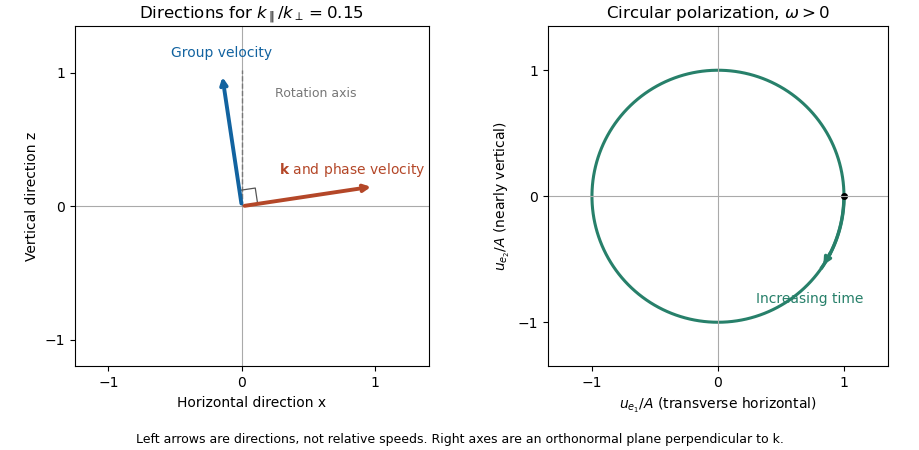

This figure's Python source:
"""Wave directions and velocity polarization; Python 3.14, NumPy and Matplotlib."""
from pathlib import Path
import matplotlib
matplotlib.use("Agg")
import matplotlib.pyplot as plt
import numpy as np


def main():
    epsilon=.15
    khat=np.array([1.,epsilon])/np.sqrt(1+epsilon**2)
    ghat=np.array([-epsilon,1.])/np.sqrt(1+epsilon**2)
    fig,axes=plt.subplots(1,2,figsize=(9.2,4.5),dpi=100,facecolor="white")
    left,right=axes
    left.axhline(0,color="#aaaaaa",lw=.8);left.axvline(0,color="#aaaaaa",lw=.8)
    for vec,color in [(khat,"#b44728"),(ghat,"#1263a0")]:
        left.annotate("",xy=vec,xytext=(0,0),arrowprops={"arrowstyle":"->","color":color,"lw":2.8})
    left.text(.28,.24,r"$\mathbf{k}$ and phase velocity",color="#b44728",fontsize=10)
    left.text(-.15,1.12,"Group velocity",ha="center",color="#1263a0",fontsize=10)
    left.plot([0,0],[0,1.02],"--",color="#777777",lw=1)
    left.text(.25,.82,"Rotation axis",rotation=0,color="#777777",fontsize=9)
    # A small square records the right angle between the two normalized directions.
    q=.12
    corner=np.array([q*khat,q*(khat+ghat),q*ghat])
    left.plot(corner[:,0],corner[:,1],color="#555555",lw=.9)
    left.set(xlim=(-1.25,1.4),ylim=(-1.2,1.35),xlabel="Horizontal direction x",ylabel="Vertical direction z",
             title=r"Directions for $k_\parallel/k_\perp=0.15$")
    left.set_aspect("equal");left.set_xticks([-1,0,1]);left.set_yticks([-1,0,1])
    theta=np.linspace(0,2*np.pi,501)
    right.plot(np.cos(theta),np.sin(theta),color="#27806a",lw=2.2)
    # At fixed position, positive frequency gives phase -omega*t and clockwise motion.
    angles=np.linspace(0,-.6,80)
    right.plot(np.cos(angles),np.sin(angles),color="#27806a",lw=2.5)
    right.annotate("",xy=(np.cos(-.6),np.sin(-.6)),xytext=(np.cos(-.45),np.sin(-.45)),
                   arrowprops={"arrowstyle":"->","color":"#27806a","lw":2.5})
    right.plot(1,0,"ko",ms=4)
    right.text(.73,-.85,"Increasing time",ha="center",fontsize=10,color="#27806a")
    right.axhline(0,color="#aaaaaa",lw=.8);right.axvline(0,color="#aaaaaa",lw=.8)
    right.set(xlim=(-1.35,1.35),ylim=(-1.35,1.35),xlabel=r"$u_{e_1}/A$ (transverse horizontal)",
              ylabel=r"$u_{e_2}/A$ (nearly vertical)",title=r"Circular polarization, $\omega>0$")
    right.set_aspect("equal");right.set_xticks([-1,0,1]);right.set_yticks([-1,0,1])
    fig.text(.5,.015,"Left arrows are directions, not relative speeds. Right axes are an orthonormal plane perpendicular to k.",
             ha="center",fontsize=9)
    fig.tight_layout(rect=(0,.07,1,1),w_pad=2)
    fig.savefig(Path.cwd()/Path(__file__).with_suffix(".png").name,
                facecolor="white",transparent=False,metadata={"Software":"Codex Wiki"})
    plt.close(fig)

if __name__=="__main__":main()
